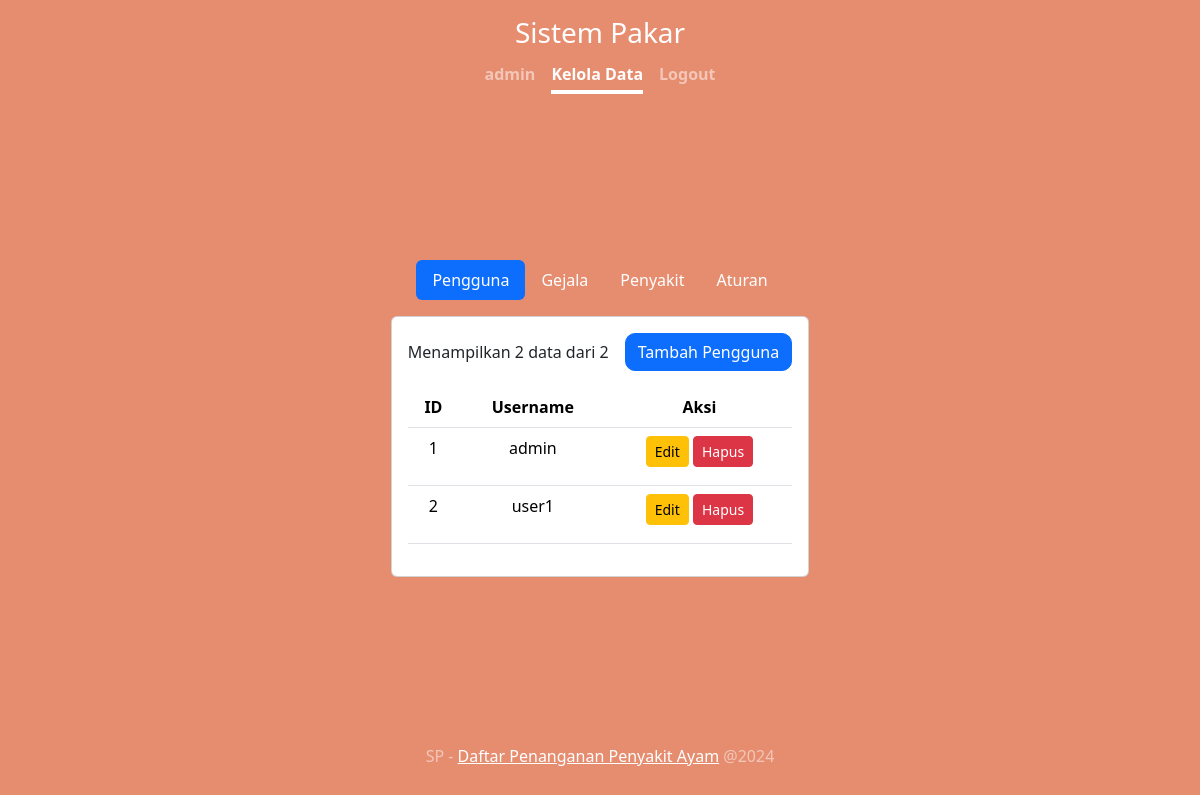
Screenshot of /admin/pengguna.php (signed in) with the database file from the repository.
### tables this page shows
CREATE TABLE users (
    id INT AUTO_INCREMENT PRIMARY KEY,
    username VARCHAR(50) UNIQUE NOT NULL,
    password VARCHAR(255) NOT NULL,
    created_at TIMESTAMP DEFAULT CURRENT_TIMESTAMP,
    modified_at TIMESTAMP DEFAULT CURRENT_TIMESTAMP ON UPDATE CURRENT_TIMESTAMP
);

### sql/functions.php (called while the page is built, shortened)
<?php
require '../db.php';
function fetchData($table, $limit, $offset) {
    global $conn;
    $sql = "SELECT * FROM $table LIMIT ? OFFSET ?";
    $stmt = $conn->prepare($sql);
    $stmt->bind_param('ii', $limit, $offset);
    $stmt->execute();
    $result = $stmt->get_result();
    return $result->fetch_all(MYSQLI_ASSOC);
}
function getTotalRows($table) {
    global $conn;
    $sql = "SELECT COUNT(*) FROM $table";
    $result = $conn->query($sql);
    $row = $result->fetch_row();
    return $row[0];
}
?>

### admin/pengguna.php (the view, shortened to what this page needs)
<?php
require '../sql/functions.php';
$limit = 10;
$page_users = isset($_GET['page_users']) ? intval($_GET['page_users']) : 1;
$offset_users = ($page_users - 1) * $limit;
$users = fetchData('users', $limit, $offset_users);
$total_users = getTotalRows('users');
?>
<!DOCTYPE html>
<html>
<head>
    <link href="https://cdn.jsdelivr.net/npm/bootstrap@5.3.3/dist/css/bootstrap.min.css" rel="stylesheet">
    <link href="../style.css" rel="stylesheet">
</head>
<body class="d-flex h-100 text-center">
    <div class="cover-container d-flex w-100 h-100 p-3 mx-auto flex-column">
        <header class="mb-auto text-center">
            <h3 class="mb-0" onclick="window.location.href = '../index.php'" style="cursor: pointer;">Sistem Pakar</h3>
            <nav class="nav nav-masthead justify-content-center mt-2">
                <?php if (isset($_SESSION['username'])): ?>
                <a class="nav-link fw-bold py-1 px-0" href="../index.php"><?= $_SESSION['username'] ?></a>
                <a class="nav-link fw-bold py-1 px-0 active" href="pengguna.php">Kelola Data</a>
                <a class="nav-link fw-bold py-1 px-0" href="../logout.php">Logout</a>
                <?php else: ?>
                <a class="nav-link fw-bold py-1 px-0 active" aria-current="page" href="../index.php">Home</a>
                <a class="nav-link fw-bold py-1 px-0" href="../login.php">Login</a>
                <?php endif; ?>
            </nav>
        </header>
        <div class="d-flex justify-content-center mb-3 mt-3">
            <ul class="nav nav-pills" id="adminTab" role="tablist">
                <li class="nav-item" role="presentation">
                    <a class="nav-link active text-white" href="pengguna.php">Pengguna</a>
                </li>
                <li class="nav-item" role="presentation">
                    <a class="nav-link text-white" href="gejala.php">Gejala</a>
                </li>
                <li class="nav-item" role="presentation">
                    <a class="nav-link text-white" href="penyakit.php">Penyakit</a>
                </li>
                <li class="nav-item" role="presentation">
                    <a class="nav-link text-white" href="aturan.php">Aturan</a>
                </li>
            </ul>
        </div>
        <div class="card card-admin mx-auto mb-3">
            <div class="card-body">
                <div class="d-flex justify-content-between align-items-center mb-2">
                    <span class="data-info">Menampilkan <?= count($users) ?> data dari <?= $total_users ?></span>
                    <button type="button" class="btn btn-primary ms-3" data-bs-toggle="modal" data-bs-target="#addUserModal">Tambah Pengguna</button>
                </div>
                <table class="table mt-3">
                    <thead>
                        <tr>
                            <th>ID</th>
                            <th>Username</th>
                            <th>Aksi</th>
                        </tr>
                    </thead>
                    <tbody>
                        <?php if (count($users) > 0): ?>
                            <?php foreach ($users as $user): ?>
                            <tr>
                                <td><?= $user['id'] ?></td>
                                <td><?= $user['username'] ?></td>
                                <td class="btn-action">
                                    <button class="btn btn-warning btn-sm" data-bs-toggle="modal" data-bs-target="#editUserModal" data-userid="<?= $user['id'] ?>" data-username="<?= $user['username'] ?>">Edit</button>
                                    <button class="btn btn-danger btn-sm" data-bs-toggle="modal" data-bs-target="#deleteUserModal" data-userid="<?= $user['id'] ?>" data-username="<?= $user['username'] ?>">Hapus</button>
                                </td>
                            </tr>
                            <?php endforeach; ?>
                        <?php else: ?>
                            <tr>
                                <td colspan="3">Tidak ada data tersedia.</td>
                            </tr>
                        <?php endif; ?>
                    </tbody>
                </table>
            </div>
        </div>
        <footer class="mt-auto text-white-50">
            <p>SP - <a href="../index.php" class="text-white">Daftar Penanganan Penyakit Ayam</a> @2024</p>
        </footer>
    </div>
</body>
</html>

### style.css (style rules this page uses)
body { display: flex; align-items: center; justify-content: center; height: 100%; width: 100%; margin: 0; background-color: #e68d70; color: white; }
.cover-container { max-width: 100%; display: flex; flex-direction: column; justify-content: center; align-items: center; min-height: 100vh; }
button { background-color: #ffffff; color: #000000; border: none; border-radius: 50%; padding: 10px 20px; font-size: 17px; font-family: Raleway; cursor: pointer; }
.nav-masthead .nav-link { color: rgba(255, 255, 255, .5); border-bottom: .25rem solid transparent; }
.nav-masthead .nav-link + .nav-link { margin-left: 1rem; }
.nav-masthead .active { color: #fff; border-bottom-color: #fff; }
.cover-container { width: 100%; max-width: 42em; padding: 0 1.5rem; }
.btn-primary { border-radius: 10px; }
.nav-masthead .nav-link { font-weight: 700; color: rgba(255, 255, 255, .5); border-bottom: .25rem solid transparent; }
footer { margin-top: 2rem; color: rgba(0, 0, 0, .5); }
.btn-action button { margin-bottom: 10px; }

### rows the page displays
users: id "1", username "admin"
users: id "2", username "user1"

### other values shown
$_SESSION['username'] "admin"
count($users) "2"
$total_users "2"
